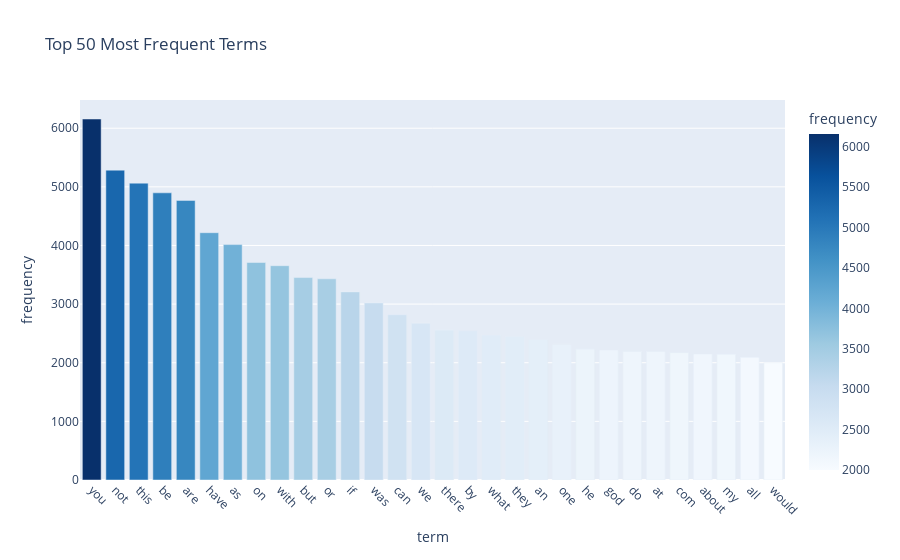

Notebook cell for this chart:
### Markdown cell above
### >>> **Exercise 13 (take home):** 
The chart above only contains 300 vocabulary in the documents, and it's already computationally intensive to both compute and visualize. Can you efficiently reduce the number of terms you want to visualize as an exercise.

### Code cell
# Answer here
#只畫前 50 個最高頻率的詞
import pandas as pd
import plotly.express as px

df = pd.DataFrame({
    'term': count_vect.get_feature_names_out(),
    'frequency': term_frequencies
})

N = 50   
f_top = df.sort_values(by='frequency', ascending=False).head(N)

fig = px.bar(df_top,
             x='term', y='frequency',
             title=f'Top {N} Most Frequent Terms',
             color='frequency',
             color_continuous_scale='Blues')
fig.update_layout(xaxis_tickangle=45)
fig.show()

### Figure 1 — Plotly figure (JSON) as saved in the notebook; plotly's stock layout.template omitted (floating-point values rounded to 4 significant figures)
{"data": [{"hovertemplate": "term=%{x}<br>frequency=%{marker.color}<extra></extra>", "legendgroup": "", "marker": {"color": [6157, 5285, 5063, 4898, 4769, 4218, 4015, 3709, 3655, 3453, 3432, 3208, 3020, 2818, 2674, 2556, 2548, 2472, 2448, 2393, 2312, 2232, 2216, 2193, 2191, 2172, 2148, 2143, 2093, 2000], "coloraxis": "coloraxis", "pattern": {"shape": ""}}, "name": "", "orientation": "v", "showlegend": false, "textposition": "auto", "type": "bar", "x": ["you", "not", "this", "be", "are", "have", "as", "on", "with", "but", "or", "if", "was", "can", "we", "there", "by", "what", "they", "an", "one", "he", "god", "do", "at", "com", "about", "my", "all", "would"], "xaxis": "x", "y": [6157, 5285, 5063, 4898, 4769, 4218, 4015, 3709, 3655, 3453, 3432, 3208, 3020, 2818, 2674, 2556, 2548, 2472, 2448, 2393, 2312, 2232, 2216, 2193, 2191, 2172, 2148, 2143, 2093, 2000], "yaxis": "y"}], "layout": {"barmode": "relative", "coloraxis": {"colorbar": {"title": {"text": "frequency"}}, "colorscale": [[0, "rgb(247,251,255)"], [0.125, "rgb(222,235,247)"], [0.25, "rgb(198,219,239)"], [0.375, "rgb(158,202,225)"], [0.5, "rgb(107,174,214)"], [0.625, "rgb(66,146,198)"], [0.75, "rgb(33,113,181)"], [0.875, "rgb(8,81,156)"], [1, "rgb(8,48,107)"]]}, "legend": {"tracegroupgap": 0}, "title": {"text": "Top 50 Most Frequent Terms"}, "xaxis": {"anchor": "y", "domain": [0, 1], "tickangle": 45, "title": {"text": "term"}}, "yaxis": {"anchor": "x", "domain": [0, 1], "title": {"text": "frequency"}}}}
